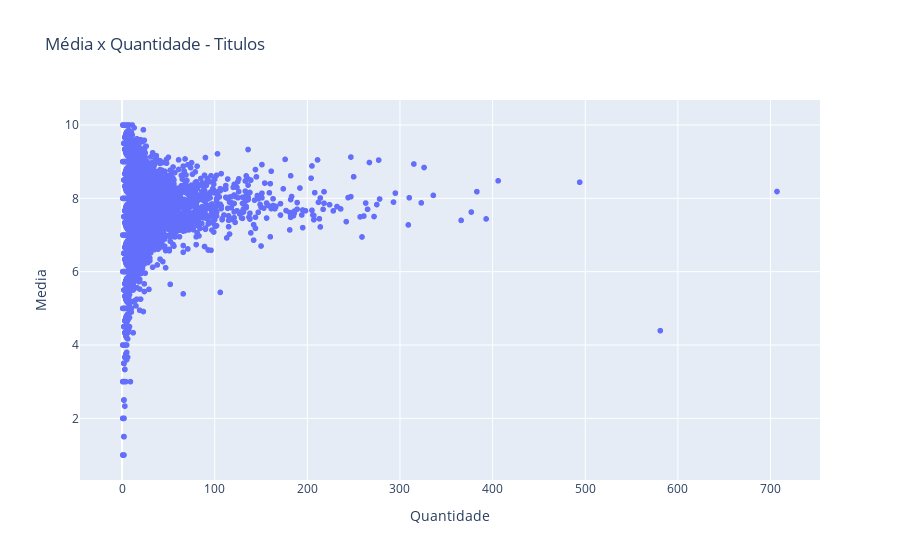

Notebook source saved alongside this figure:
### Code cell
# Analise Qtd x Avaliacao

px.scatter(
    # Dados
    data_frame=Analise,
    # Parametros
    x='Quantidade', y='Media',
    # Titulo
    title='Média x Quantidade - Titulos',
    # Upgrade
    # marginal_y='rug', marginal_x='histogram'
)

### Figure 1 — Plotly figure (JSON) as saved in the notebook; plotly's stock layout.template omitted (floating-point values rounded to 4 significant figures; data arrays with more than 128 entries replaced by an {"elided": "..."} marker saying what was removed)
{"data": [{"hovertemplate": "Quantidade=%{x}<br>Media=%{y}<extra></extra>", "legendgroup": "", "marker": {"color": "#636efa", "symbol": "circle"}, "mode": "markers", "name": "", "showlegend": false, "type": "scattergl", "x": {"elided": "135567 int values"}, "xaxis": "x", "y": {"elided": "135567 float values"}, "yaxis": "y"}], "layout": {"legend": {"tracegroupgap": 0}, "title": {"text": "Média x Quantidade - Titulos"}, "xaxis": {"anchor": "y", "domain": [0, 1], "title": {"text": "Quantidade"}}, "yaxis": {"anchor": "x", "domain": [0, 1], "title": {"text": "Media"}}}}
